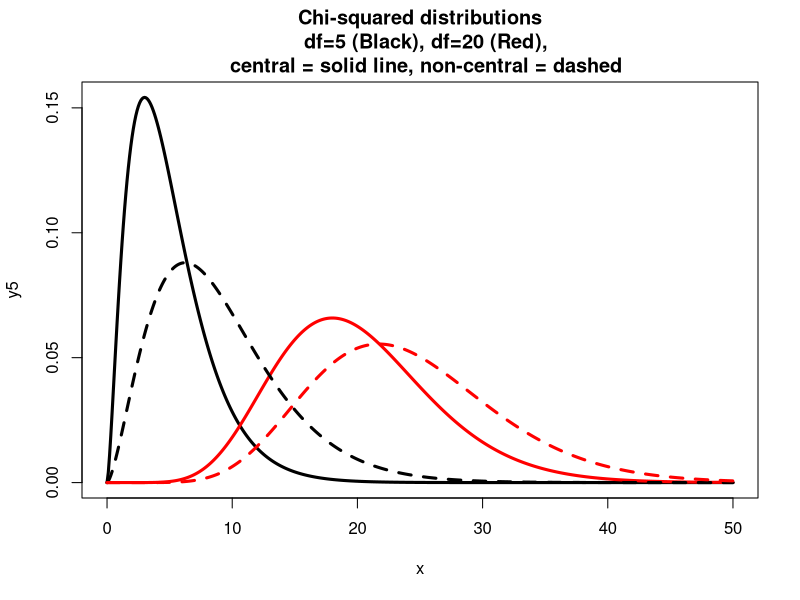
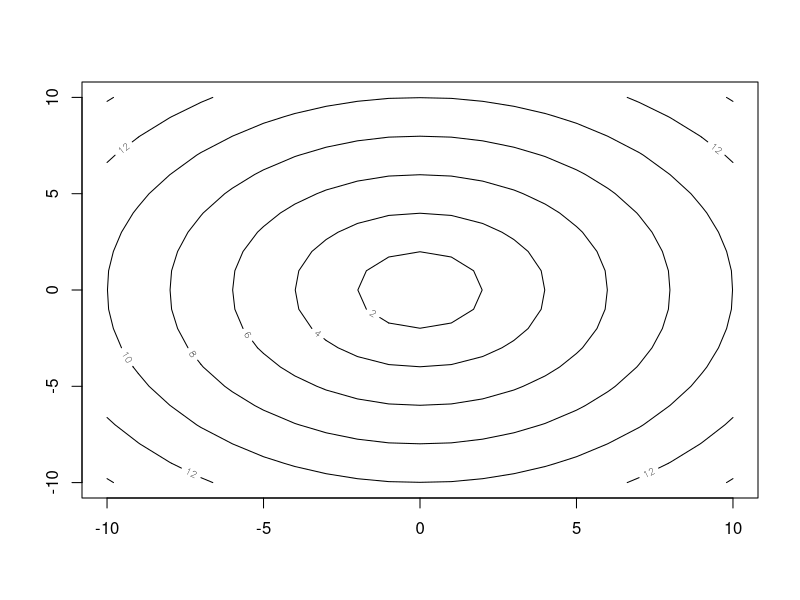

Write R code to recreate these figures, in order.
## ---- chunk 1
x = seq(0, 50, 0.1)
y5  = dchisq(x, df=5)
y20 = dchisq(x, df=20)

y5_nc  = dchisq(x, df=5, ncp=4)
y20_nc = dchisq(x, df=20, ncp=4)

plot(x, y5, lwd=3, type="l",
  main="Chi-squared distributions
  df=5 (Black), df=20 (Red),
  central = solid line, non-central = dashed")
lines(x, y20,    lwd=3, lty=1, col="Red")
lines(x, y5_nc,  lwd=3, lty=2, col="Black")
lines(x, y20_nc, lwd=3, lty=2, col="Red")
## ---- chunk 2
# Makes the rollset
set.seed(341)
rolls_fair =    sample(1:6, size=12000, replace=TRUE)
rolls_unfair1 = sample(1:6, size=12000, replace=TRUE, 
                       prob=c(1,2,2,2,2,3)/12)
rolls_unfair2 =  sample(1:6, size=12000, replace=TRUE, 
                       prob=c(3,4,4,4,4,5)/24)
rolls_unfair3 =  sample(1:6, size=12000, replace=TRUE, 
                       prob=c(3,3,3,1,1,1)/12)
## ---- chunk 3
# Makes the data frame to use
x = rep(seq(0,10,0.1), times=101)
y = rep(seq(0,10,0.1), each=101)
df_1a = data.frame(x,y)
df_1a$rho = NA

head(df_1a)
## ---- chunk 4

make_bezier_path_1free = function(x=c(3,5), point2=c(7,5), begin=c(0,0), end=c(10,2))
{
  px = c(begin[1], x[1], point2[1], end[1])
  py = c(begin[2], x[2], point2[2], end[2])
  
  t = seq(from=0, to=1, by=0.01)
  bezier_path_x = (1-t)^3*px[1] + 
                  3*(1-t)^2*t*px[2] +  
                  3*(1-t)*t^2*px[3] +  
                  t^3*px[4]
  bezier_path_y = (1-t)^3*py[1] + 
                  3*(1-t)^2*t*py[2] +  
                  3*(1-t)*t^2*py[3] +  
                  t^3*py[4]

  return(list(x=bezier_path_x, y=bezier_path_y))
}

## ---- chunk 5

get_path_badness = function(path, 
                        factor_acc=10, factor_dist=1, factor_cdir=20)
{
  x = path$x
  y = path$y
  dx = diff(x)
  dy = diff(y)
  d2x = c(diff(dx), 0)
  d2y = c(diff(dy), 0)
  
  # [[ACCELERATION]]
  acc = sqrt(d2x^2 + d2y^2)
  
  # [[DISTANCE]]
  ds = sqrt(dx^2 + dy^2)

  # [[CHANGE IN DIRECTION]]
  dir = atan(dy/dx)
  ddir = abs(diff(dir))
  
  badness = factor_acc *max(acc)^2 +
            factor_dist*sum(ds)^2 + 
            factor_cdir*max(ddir)^2
  
  return(badness)
}

## ---- chunk 6
# x is a 21-length vector
# y is a 21-length vector
# z is x^2 + y^2. z is a 21x21 matrix
x <- -10:10
y <- -10:10
z <- sqrt(outer(x ^ 2, y ^ 2, "+"))

contour(x, y, z)
